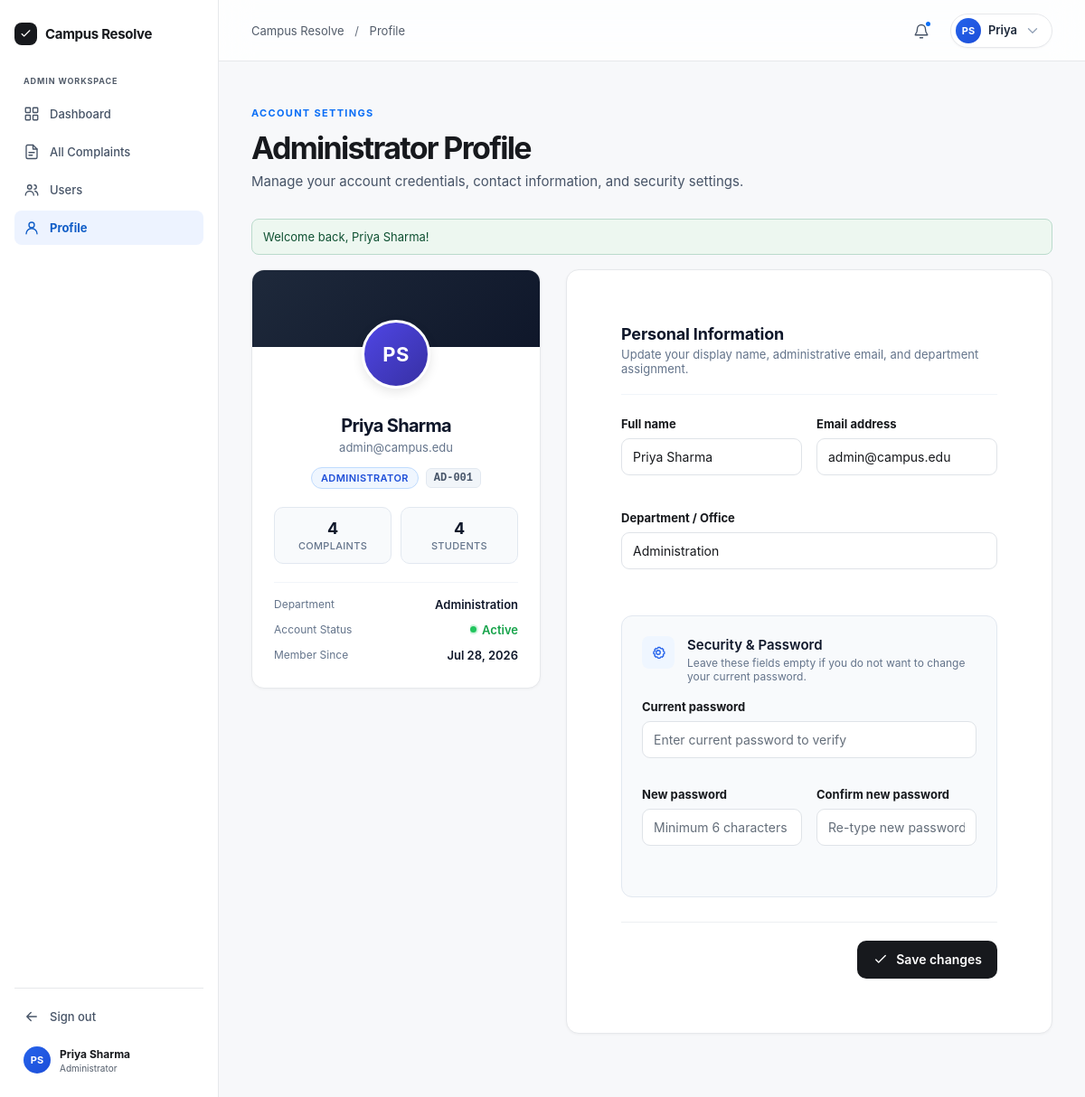
Screenshot of /admin/profile.php (signed in) with the database file from the repository.
### tables this page shows
CREATE TABLE `users` (
  `id` INT AUTO_INCREMENT PRIMARY KEY,
  `user_code` VARCHAR(20) NOT NULL UNIQUE,
  `name` VARCHAR(100) NOT NULL,
  `email` VARCHAR(120) NOT NULL UNIQUE,
  `password` VARCHAR(255) NOT NULL,
  `role` ENUM('student', 'admin') NOT NULL DEFAULT 'student',
  `department` VARCHAR(100) DEFAULT NULL,
  `status` ENUM('active', 'inactive') NOT NULL DEFAULT 'active',
  `created_at` DATETIME NOT NULL DEFAULT CURRENT_TIMESTAMP
);

### includes/auth_check_admin.php (called while the page is built, shortened)
<?php
require_once __DIR__ . '/auth.php';
$base = $base ?? '../';

### includes/auth.php (called while the page is built, shortened)
<?php
function current_user(): ?array {
    return $_SESSION['user'] ?? null;
}
function get_flash(bool $clearCache = false): ?array {
    static $cached = null;
    if (isset($_SESSION['flash'])) {
        $cached = $_SESSION['flash'];
    }
    return $cached;
}
function user_initials(?string $name): string {
    $parts = preg_split('/\s+/', trim($name));
    $initials = '';
    foreach ($parts as $p) {
        if ($p !== '') {
            $initials .= mb_strtoupper(mb_substr($p, 0, 1));
        }
        if (mb_strlen($initials) >= 2) break;
    }
    return $initials ?: 'CR';
}

### includes/helpers.php (called while the page is built, shortened)
<?php
function e(?string $str): string {
    return htmlspecialchars((string)$str, ENT_QUOTES, 'UTF-8');
}
function format_date(?string $datetime, bool $includeYear = false): string {
    $timestamp = strtotime($datetime);
    return date($includeYear ? 'M j, Y' : 'M j', $timestamp);
}

### admin/profile.php (the view, shortened to what this page needs)
<?php
$base = '../';
require_once __DIR__ . '/../config/db_connect.php';
require_once __DIR__ . '/../includes/auth.php';
require_once __DIR__ . '/../includes/auth_check_admin.php';
require_once __DIR__ . '/../includes/helpers.php';
$user = current_user();
$adminId = (int)($user['id'] ?? 0);
$stmt = $pdo->prepare("SELECT * FROM `users` WHERE `id` = ?");
$stmt->execute([$adminId]);
$adminData = $stmt->fetch() ?: $user;
$stmtComplaints = $pdo->query("SELECT COUNT(*) FROM `complaints`");
$totalComplaints = (int)$stmtComplaints->fetchColumn();
$stmtStudents = $pdo->query("SELECT COUNT(*) FROM `users` WHERE `role` = 'student'");
$totalStudents = (int)$stmtStudents->fetchColumn();
$active_nav = 'admin-profile';
$crumb_title = 'Profile';
$flash = get_flash();
$formName = $_SERVER['REQUEST_METHOD'] === 'POST' ? ($name ?? $adminData['name']) : $adminData['name'];
$formEmail = $_SERVER['REQUEST_METHOD'] === 'POST' ? ($email ?? $adminData['email']) : $adminData['email'];
$formDept = $_SERVER['REQUEST_METHOD'] === 'POST' ? ($department ?? ($adminData['department'] ?: 'Administration')) : ($adminData['department'] ?: 'Administration');
?>
<!doctype html>
<html lang="en">
  <head>
    <link rel="stylesheet" href="<?= $base ?>assets/css/styles.css?v=<?= time() ?>" />
  </head>
  <body>
    <div class="app-shell">
      <?php require __DIR__ . '/../includes/admin-sidebar.php'; ?>
      <div class="app-body">
        <?php require __DIR__ . '/../includes/header.php'; ?>
        <main id="main-content" class="app-main">
          <section class="page-head">
            <p class="eyebrow">Account Settings</p>
            <h1>Administrator Profile</h1>
            <p>Manage your account credentials, contact information, and security settings.</p>
          </section>
          <?php if ($flash): ?>
            <div class="form-alert <?= ($flash['type'] ?? '') === 'success' ? 'success' : '' ?>" role="<?= ($flash['type'] ?? '') === 'success' ? 'status' : 'alert' ?>">
              <?= e($flash['message']) ?>
            </div>
          <?php endif; ?>
          <section class="profile-layout">
            <aside class="panel profile-card">
              <div class="profile-cover"></div>
              <div class="profile-card-body">
                <div class="profile-avatar-wrap">
                  <span class="avatar profile-avatar"><?= e($initials) ?></span>
                </div>
                <h2 class="profile-name"><?= e($adminData['name']) ?></h2>
                <p class="profile-email"><?= e($adminData['email']) ?></p>
                <div class="profile-badges">
                  <span class="role-chip admin">Administrator</span>
                  <span class="id-badge"><?= e($adminData['user_code']) ?></span>
                </div>
                <div class="profile-stats-grid">
                  <div class="profile-stat-box">
                    <span class="stat-number"><?= $totalComplaints ?></span>
                    <span class="stat-label">Complaints</span>
                  </div>
                  <div class="profile-stat-box">
                    <span class="stat-number"><?= $totalStudents ?></span>
                    <span class="stat-label">Students</span>
                  </div>
                </div>
                <div class="profile-meta-list">
                  <div class="profile-meta-item">
                    <span class="meta-label">Department</span>
                    <span class="meta-value"><?= e($adminData['department'] ?: 'Administration') ?></span>
                  </div>
                  <div class="profile-meta-item">
                    <span class="meta-label">Account Status</span>
                    <span class="meta-value status-active">
                      <span class="status-dot"></span>Active
                    </span>
                  </div>
                  <div class="profile-meta-item">
                    <span class="meta-label">Member Since</span>
                    <span class="meta-value"><?= e(format_date($adminData['created_at'], true)) ?></span>
                  </div>
                </div>
              </div>
            </aside>
            <div class="panel profile-form-panel">
              <form class="profile-form" method="post" data-validate novalidate>
                <div class="form-section-head">
                  <div>
                    <h2>Personal Information</h2>
                    <p>Update your display name, administrative email, and department assignment.</p>
                  </div>
                </div>
                <div class="profile-grid">
                  <label class="field">
                    <span>Full name</span>
                    <input
                      name="name"
                      value="<?= e($formName) ?>"
                      required
                      minlength="3"
                      maxlength="100"
                      placeholder="e.g. Priya Sharma"
                    />
                  </label>
                  <label class="field">
                    <span>Email address</span>
                    <input
                      name="email"
                      type="email"
                      value="<?= e($formEmail) ?>"
                      required
                      maxlength="120"
                      placeholder="e.g. admin@campus.edu"
                    />
                  </label>
                  <label class="field full">
                    <span>Department / Office</span>
                    <input
                      name="department"
                      value="<?= e($formDept) ?>"
                      maxlength="100"
                      placeholder="e.g. Administration"
                    />
                  </label>
                </div>
                <div class="profile-security-box">
                  <div class="security-box-header">
                    <div class="security-icon-wrap">
                      <svg class="icon" width="18" height="18"><use href="<?= $base ?>icons.svg#i-settings" /></svg>
                    </div>
                    <div>
                      <h3>Security & Password</h3>
                      <p>Leave these fields empty if you do not want to change your current password.</p>
                    </div>
                  </div>
                  <div class="security-fields">
                    <label class="field">
                      <span>Current password</span>
                      <input
                        name="current_password"
                        type="password"
                        placeholder="Enter current password to verify"
                        autocomplete="current-password"
                      />
                    </label>
                    <div class="profile-grid">
                      <label class="field">
                        <span>New password</span>
                        <input
                          name="new_password"
                          type="password"
                          placeholder="Minimum 6 characters"
                          autocomplete="new-password"
                        />
                      </label>
                      <label class="field">
                        <span>Confirm new password</span>
                        <input
                          name="confirm_password"
                          type="password"
                          placeholder="Re-type new password"
                          autocomplete="new-password"
                        />
                      </label>
                    </div>
                  </div>
                </div>
                <div class="form-actions">
                  <button class="button primary" type="submit">
                    <svg class="icon" width="16" height="16"><use href="<?= $base ?>icons.svg#i-check" /></svg>
                    Save changes
                  </button>
                </div>
              </form>
            </div>
          </section>
        </main>
      </div>
    </div>
    <?php require __DIR__ . '/../includes/footer.php'; ?>
  </body>
</html>

### includes/admin-sidebar.php (shortened to what this page needs)
<?php
$base = $base ?? './';
$user = current_user();
$name = $user['name'] ?? 'Administrator';
$initials = user_initials($name);
$active_nav = $active_nav ?? '';
?>
<aside class="sidebar">
  <div>
    <a class="brand" href="<?= $base ?>index.php">
      <span class="brand-mark"><svg class="icon" width="15" height="15"><use href="<?= $base ?>icons.svg#i-check" /></svg></span>Campus Resolve
    </a>
    <p class="workspace-label">Admin workspace</p>
    <nav aria-label="Administrator navigation">
      <a class="side-link <?= $active_nav === 'admin-dashboard' ? 'active' : '' ?>" href="<?= $base ?>admin/dashboard.php">
        <svg class="icon"><use href="<?= $base ?>icons.svg#i-dashboard" /></svg>Dashboard
      </a>
      <a class="side-link <?= $active_nav === 'admin-complaints' ? 'active' : '' ?>" href="<?= $base ?>admin/complaints.php">
        <svg class="icon"><use href="<?= $base ?>icons.svg#i-doc" /></svg>All Complaints
      </a>
      <a class="side-link <?= $active_nav === 'users' ? 'active' : '' ?>" href="<?= $base ?>admin/users.php">
        <svg class="icon"><use href="<?= $base ?>icons.svg#i-users" /></svg>Users
      </a>
      <a class="side-link <?= $active_nav === 'admin-profile' ? 'active' : '' ?>" href="<?= $base ?>admin/profile.php">
        <svg class="icon"><use href="<?= $base ?>icons.svg#i-user" /></svg>Profile
      </a>
    </nav>
  </div>
  <div class="sidebar-bottom">
    <a class="side-link" href="<?= $base ?>auth/logout.php">
      <svg class="icon"><use href="<?= $base ?>icons.svg#i-arrow-left" /></svg>Sign out
    </a>
    <a class="sidebar-user" href="<?= $base ?>admin/profile.php" title="View Administrator Profile">
      <span class="avatar"><?= e($initials) ?></span>
      <div><strong><?= e($name) ?></strong><small>Administrator</small></div>
    </a>
  </div>
</aside>

### includes/header.php (shortened to what this page needs)
<?php
$base = $base ?? './';
$user = current_user();
$name = $user['name'] ?? 'User';
$first_name = explode(' ', trim($name))[0];
$initials = user_initials($name);
$crumb_title = $crumb_title ?? 'Dashboard';
?>
<header class="app-header">
  <div class="crumb">Campus Resolve <span>/</span> <?= e($crumb_title) ?></div>
  <div class="header-actions">
    <button class="icon-button" data-toast="Notifications are active." aria-label="Notifications">
      <svg class="icon"><use href="<?= $base ?>icons.svg#i-bell" /></svg><i></i>
    </button>
    <div class="user-dropdown-wrapper">
      <button class="user-menu" type="button" id="user-menu-button" aria-expanded="false" aria-haspopup="true">
        <span class="avatar"><?= e($initials) ?></span>
        <span class="user-name"><?= e($first_name) ?></span>
        <svg class="icon chevron" width="14" height="14" aria-hidden="true"><use href="<?= $base ?>icons.svg#i-chevron" /></svg>
      </button>
    </div>
  </div>
</header>

### rows the page displays
users: name "PS", name "Priya Sharma", name "Priya", email "admin@campus.edu", user_code "AD-001", department "Administration", created_at "Jul 28, 2026"

### other values shown
$crumb_title "Profile"
$flash['message'] "Welcome back, Priya Sharma!"
$totalComplaints "4"
$totalStudents "4"
